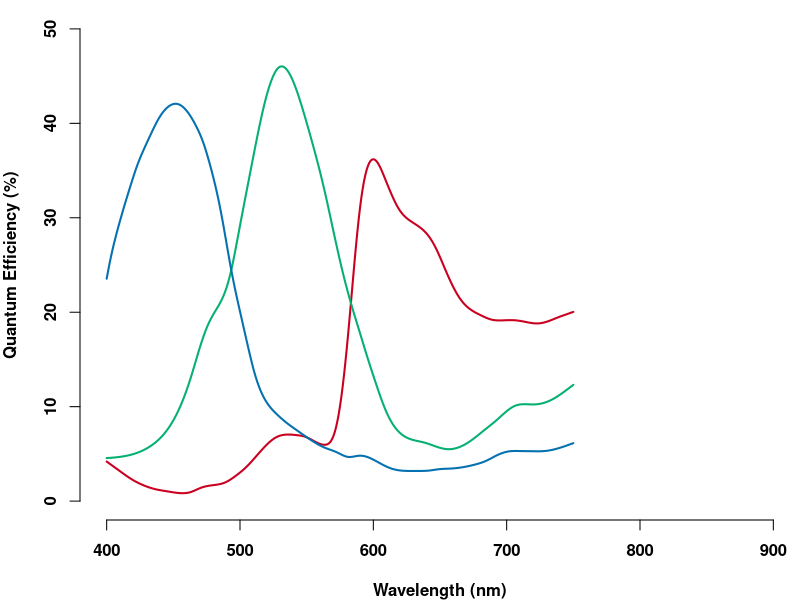

Generate this figure with R:
library(data.table)

response <- fread('data/stardot_5MP_quantum_efficiency.csv')

png('figure/response.png', width = 6, height = 2, units = 'in', res = 600)
par(mar = c(4,4,0.5,0), bty = 'n', font= 2)
response[, plot(wavelength, red*100, col = '#ca0020', type = 'l', lwd =2,  
                xlim = c(400, 900), ylim = c(c(0,50)), font.axis = 2, font.lab = 2,
                ylab = 'Quantum Efficiency (%)', xlab = c('Wavelength (nm)'),
                )]
response[, lines(wavelength, green*100,  col = '#05b071', type = 'l', xlim = c(400, 900), lwd =2)]
response[, lines(wavelength, blue*100, col = '#0571b0', type = 'l', xlim = c(400, 900), lwd =2)]
dev.off()
